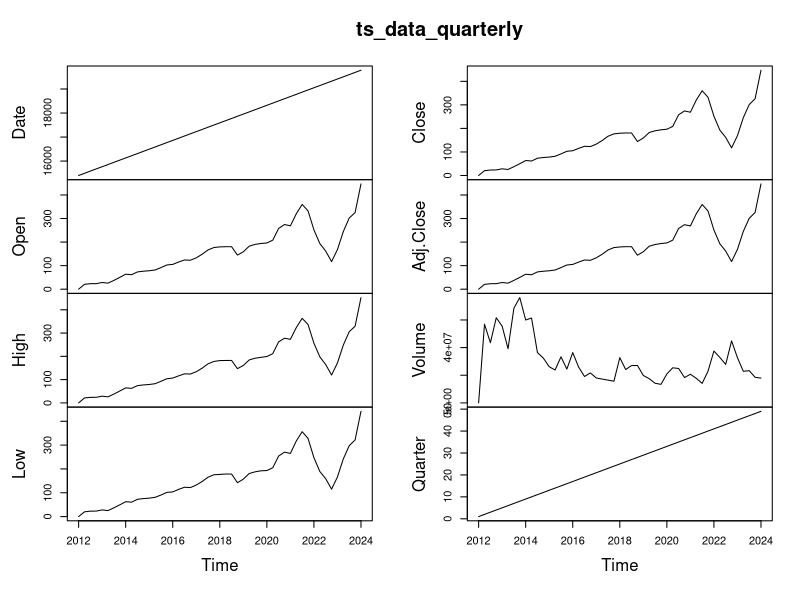
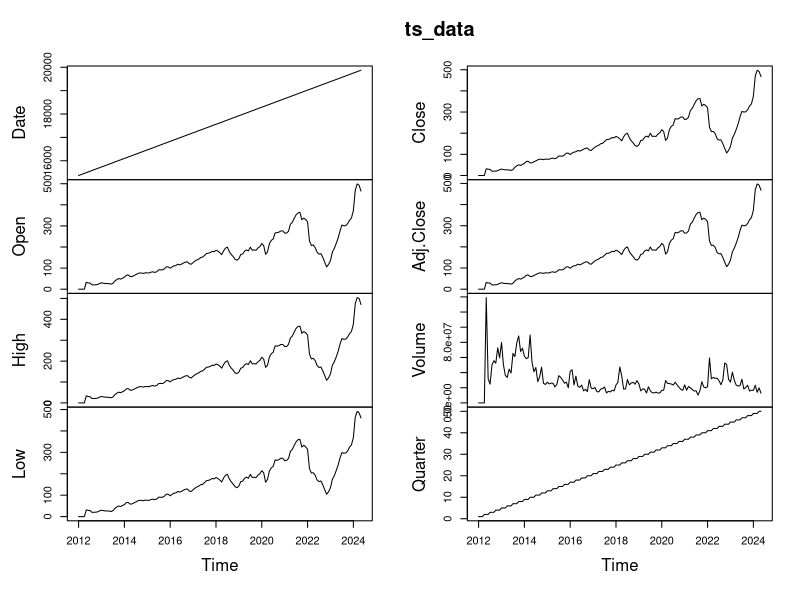
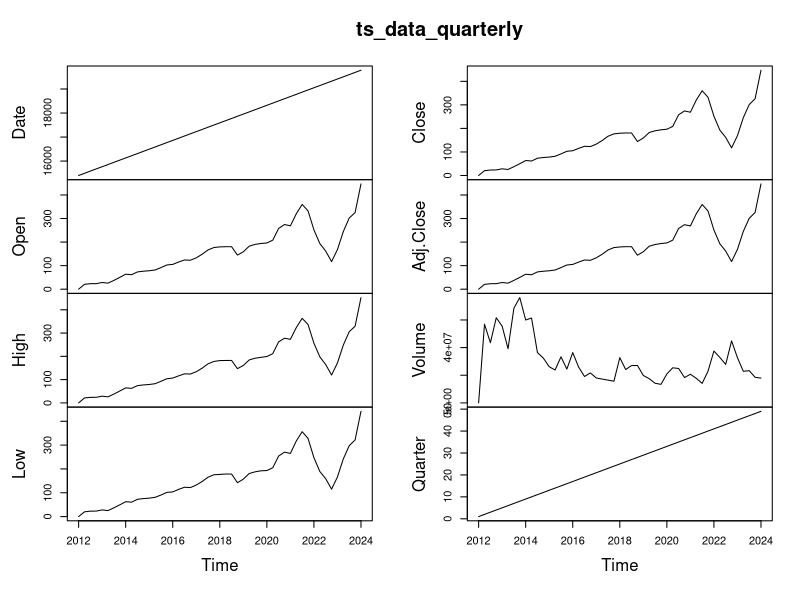
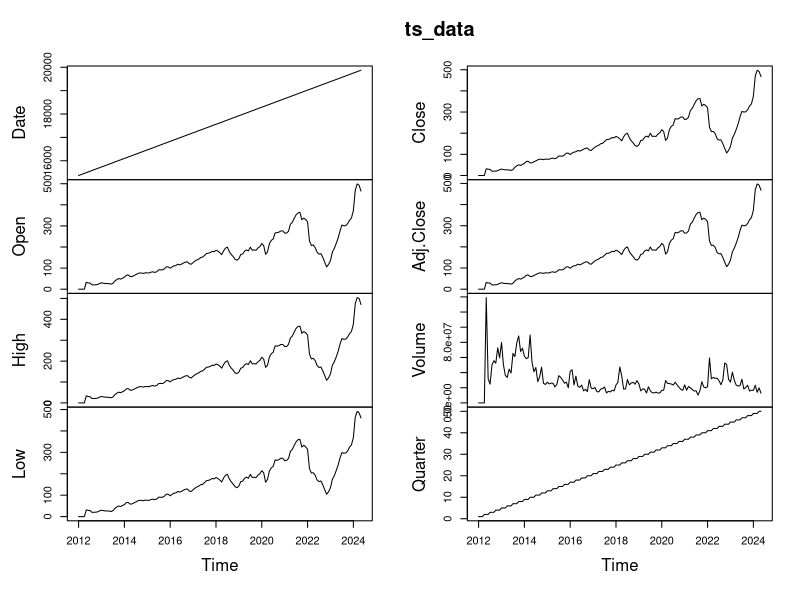
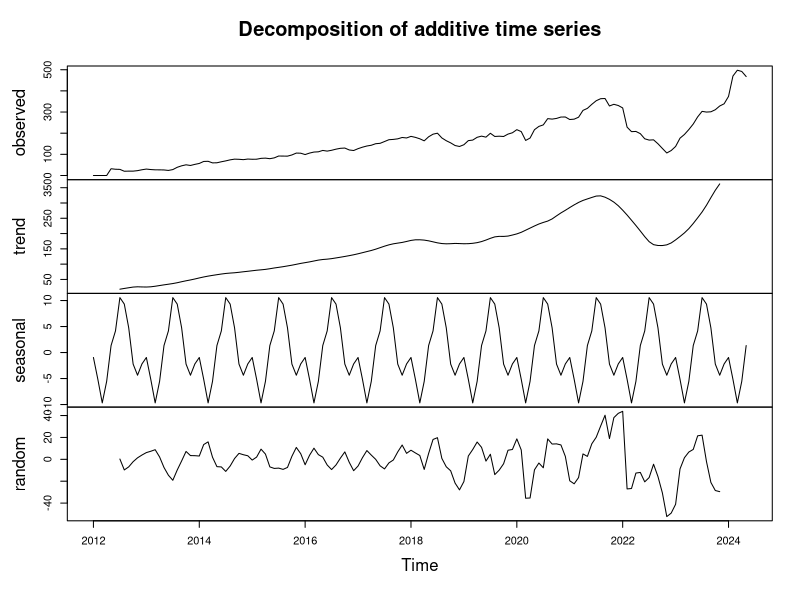
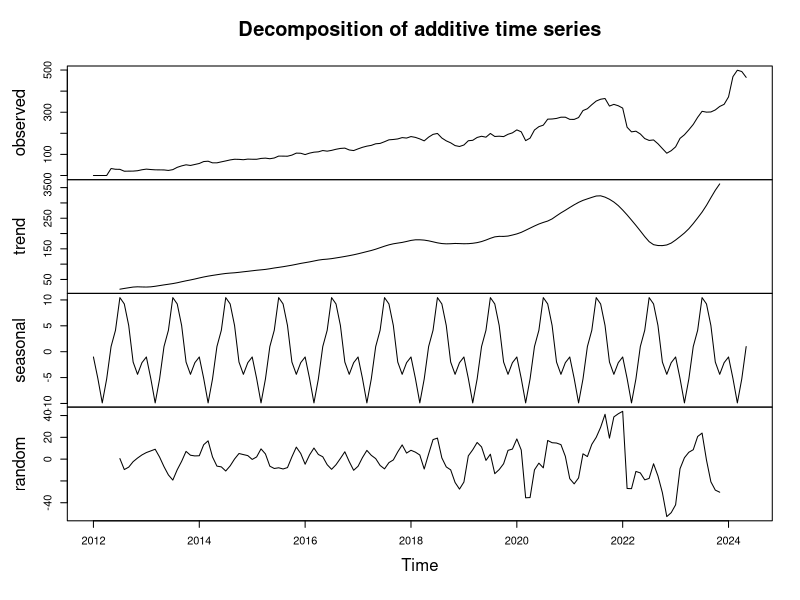
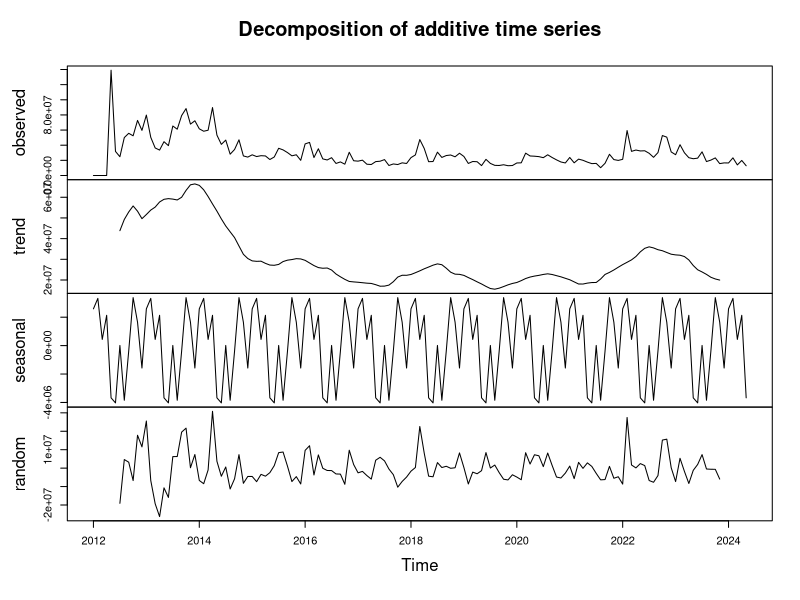
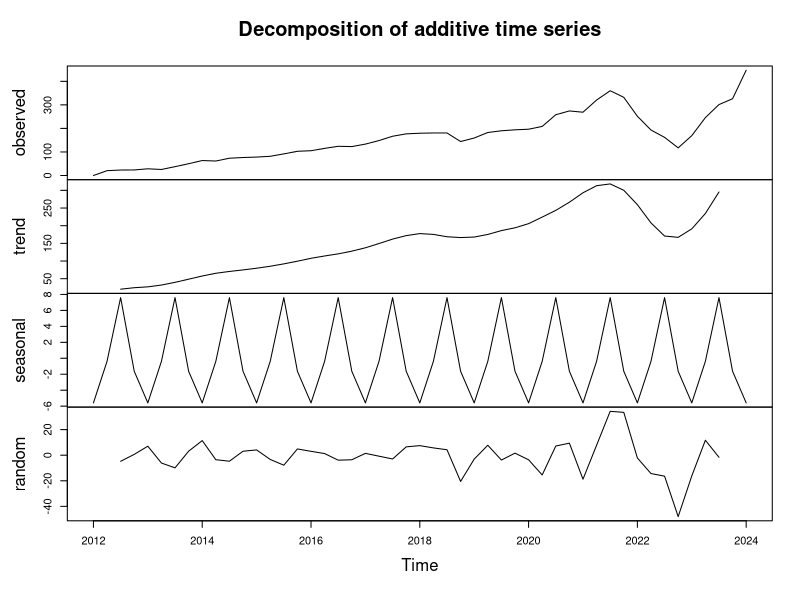

Source code (R) for these figures, in order: (Note: this script raises an error after producing the figures.)
library(tidyverse)
library(lubridate)
library(forecast)
library(gridExtra)
library(ggplot2)
library(dynlm)
library(TTR)
#---------------------------------------------------------------------------

# 1. Manipulace s daty
#   informace o datasetu Meta

# Date - datum den
# Open - Cena otevření
# High - Nejvyšší cena dne
# Low - Nejnižší cena dne
# Close - Cena, kdy se trh uzavíral
# Adj. Close - Zpřesněná uzavírací cena
# Volume - Suma, za kolik se tradovalo v daný den

data <- read.csv("./monthly_averages.csv")

# 1.1 Převod datumu na správný datový typ Date
data <- data %>%
  mutate(Date = as.Date(Date, format="%Y-%m-%d"))

# 1.2 Seřazení podle datumu
data <- data %>%
  arrange(Date) 

# 1.3 Agregace pro kvartály
data <- data %>%
  mutate(Quarter = paste(year(Date), quarter(Date), sep = " Q"))

data


# 1.4 Převedení dat do objektů časových řad

# Měsíc
ts_data <- ts(data, start = c(year(min(data$Date)), month(min(data$Date))), frequency = 12)

# Kvartál
ts_data_quarterly <- aggregate(ts_data, nfrequency=4, FUN=mean) # kvartál

# Složka close - kvartál, rok
ts_data_close <- ts(data$Close, start = c(year(min(data$Date)), month(min(data$Date))), frequency = 12)
ts_data_quarterly_close <- aggregate(ts_data_close, nfrequency=4, FUN=mean)

# Složka open - kvartál, rok
ts_data_open <- ts(data$Open, start = c(year(min(data$Date)), month(min(data$Date))), frequency = 12)
ts_data_quarterly_open <- aggregate(ts_data_open, nfrequency=4, FUN=mean)

# Složka vol - kvartál, rok
ts_data_vol <- ts(data$Volume, start = c(year(min(data$Date)), month(min(data$Date))), frequency = 12)
ts_data_quarterly_vol <- aggregate(ts_data_vol, nfrequency=4, FUN=mean)


# Tabulka do markdownu
ts_data
ts_data_quarterly


plot(ts_data_quarterly)
plot(ts_data)

# 1.5 Popis řady - dát nahoru v markdownu
plot(ts_data_quarterly)
plot(ts_data)

# => podle pohledu aditivní model!

# dekompozice časové řady
decomposed <- decompose(ts_data)

decomp_close <- decompose(ts_data_close)
decomp_open <- decompose(ts_data_open)
decomp_vol <- decompose(ts_data_vol)

decomp_qclose <- decompose(ts_data_quarterly_close, type = "additive")
decomp_qopen <- decompose(ts_data_quarterly_open, type = "additive")
decomp_qvol <- decompose(ts_data_quarterly_vol, type = "additive")


# Vizualizace - dekompozice časové řady
# roční
plot(decomp_close)
plot(decomp_open)
plot(decomp_vol)

# kvartální
plot(decomp_qclose)
plot(decomp_qopen)
plot(decomp_qvol)

# => podle pohledu aditivní model, ale při porovnání s multiplikativním 
# nebyl spatřen významný rozdíl

# => sezoní složka vypadá pravidelně
# => trend je klesající - dlouhodobě

#---------------------------------------------------------------------------

# 1.5 Vyhlazení dat
ts_close <- ts(data$Close, start = c(year(min(data$Date)), month(min(data$Date))), frequency = 12) # ročí - pro hodnotu Close
ts_volume <- ts(data$Volume, start = c(year(min(data$Date)), month(min(data$Date))), frequency = 12) # ročí - pro hodnotu Volume
ts_open <- ts(data$Open, start = c(year(min(data$Date)), month(min(data$Date))), frequency = 12) # ročí - pro hodnotu Open

plot(ts_close)
plot(ts_volume)
plot(ts_open)

# Grafy jedotlivých proměnných s vyhlazením - loess
p1 <- ggplot(data, aes(x = Date, y = Close)) +
  geom_line(color = "blue") +
  geom_smooth(method = "loess", color = "red", se = FALSE, size = 0.5) +
  ggtitle("Close")

p2 <- ggplot(data, aes(x = Date, y = Volume)) +
  geom_line(color = "blue") +
  geom_smooth(method = "loess", color = "red", se = FALSE, size = 0.5) +
  ggtitle("Volume")

p3 <- ggplot(data, aes(x = Date, y = Open)) +
  geom_line(color = "blue") +
  geom_smooth(method = "loess", color = "red", se = FALSE, size = 0.5) +
  ggtitle("Open")

# Zobrazení
grid.arrange(p1, p2, p3, ncol = 1)


#SMA vyrovnání
posun <- 5
sma_close <- SMA(ts_close,n=posun)
sma_volume <- SMA(ts_volume,n=posun)
sma_open <- SMA(ts_open,n=posun)

ggplot(data,aes(x = Date, y = Close))+
  geom_line(color="blue") +
  geom_line(aes(x=Date,y=sma_close, color ="red"))

ggplot(data,aes(x = Date, y = Volume))+
  geom_line(color="blue") +
  geom_line(aes(x=Date,y=sma_volume, color ="red"))

ggplot(data,aes(x = Date, y = Open))+
  geom_line(color="blue") +
  geom_line(aes(x=Date,y=sma_open, color ="red"))

# Jednoduché exponenciální vyrovnání
ses_close <- ses(data$Close)
ses_open <- ses(data$Open)
ses_volume <- ses(data$Volume)

# Nahrání výsledků k půlvodnímu datasetu
data <- data %>%
  mutate(SES_Close = fitted(ses_close),
         SES_Open = fitted(ses_open),
         SES_Volume = fitted(ses_volume))

# Vizualizace
p4 <- ggplot(data, aes(x = Date)) +
  geom_line(aes(y = Close), color = "blue") +
  geom_line(aes(y = SES_Close), color = "purple", size = 1) +
  labs(title = "Close s vyhazením Simple Exponential Smoothing", x = "Date", y = "Close Price")

p5 <- ggplot(data, aes(x = Date)) +
  geom_line(aes(y = Volume), color = "blue") +
  geom_line(aes(y = SES_Volume), color = "purple", size = 1) +
  labs(title = "Volume s vyhlazením Simple Exponential Smoothing", x = "Date", y = "Volume")

p6 <- ggplot(data, aes(x = Date)) +
  geom_line(aes(y = Open), color = "blue") +
  geom_line(aes(y = SES_Open), color = "purple", size = 1) +
  labs(title = "Open Price s vyhlazením Simple Exponential Smoothing", x = "Date", y = "Open Price")

# Zobrazení grafů vedle sebe
grid.arrange(p4, p5, p6, ncol = 1)

#---------------------------------------------------------------------------
# 2. Analýza
# Bod 0 => korelace časové řady sama se sebou, lag 1 = korelace lag 0 s lag 1, který značí posun o 12 měsíců zpět
# v lagu 2 se tedy projeví i nepřímé efekty z lagu 1
# Na rozdíl od toho PACF bere vždy pouze určitý lag v korelaci s časovou řadou (nižší lagy jsou odstraněny, není tam tento nepřímý vliv)
# ACF použiji pro identifikaci trendů a sezónnosti, dále pro modelování ARIMA, kdy mě zajímá jaké zpožděné hodnoty mají vliv
# na hodnoty časové řady
# PACF použiji pro identifikaci vztahů mezi jednotlivými lagy, dále když mají lagy z ACF dlouhý dosah a není tedy čitelné,
# které z nich jsou důležité
# => i pro kvartály - tam je korelace menší

# Autokorelační funkce
lag_max <- 60 #-> 5 let
qlag_max <- 20 #-> 5 let
# ACF a PACF pro 'close'
residual_close <- decomp_close$random
residual_close <- na.omit(residual_close) # Odstranění NA hodnot
acf(residual_close, main="ACF pro close", lag.max=lag_max)
#=> jsou prahové korelace - slabá korelace - v dlouhodobém posunu klesá
pacf(residual_close, lag.max=lag_max)
#=> jsou prahové korelace - slabá korelace - v dlouhodobém posunu klesá

# kvartály
residual_qclose <- decomp_qclose$random
residual_qclose <- na.omit(residual_qclose) # Odstranění NA hodnot
acf(residual_qclose, main="ACF pro close v Q", lag.max=lag_max)
#=> NEjsou prahové korelace - slabá korelace - v dlouhodobém posunu klesá
pacf(residual_qclose, lag.max=qlag_max)
#=> jsou prahové korelace - slabá korelace - v dlouhodobém posunu klesá

# ACF a PACF pro 'open'
residual_open <- decomp_open$random
residual_open <- na.omit(residual_open)
acf(residual_open, main="ACF pro open", lag.max=lag_max)
#=> jsou prahové korelace - slabá korelace, ale vyskytuje se i ve 3. lagu
#- nějaký milník nebo pád
# - v dlouhodobém posunu klesá
pacf(residual_open, lag.max=lag_max)
#=> jsou prahové korelace - slabá korelace - v dlouhodobém posunu klesá

# kvartály
residual_qopen <- decomp_qopen$random
residual_qopen <- na.omit(residual_qopen)
acf(residual_qopen, main="ACF pro open v Q", lag.max=lag_max)
#=> NEjsou prahové korelace - slabá korelace - v dlouhodobém posunu klesá
pacf(residual_qopen, lag.max=qlag_max)
#=> NEjsou prahové korelace - slabá korelace - v dlouhodobém posunu klesá

# ACF a PACF pro 'volume'
residual_volume <- decomp_vol$random
residual_volume <- na.omit(residual_volume)
acf(residual_volume, main="ACF pro volume", lag.max=lag_max)
#=> NEjsou prahové korelace - slabá korelace - v dlouhodobém posunu klesá
pacf(residual_volume, lag.max=lag_max)
#=> NEjsou prahové korelace - slabá korelace - v dlouhodobém posunu klesá

# kvartály
residual_qvol <- decomp_qvol$random
residual_qvol <- na.omit(residual_qvol)
acf(residual_qvol, main="ACF pro volume v Q", lag.max=lag_max)
#=> NEjsou prahové korelace - slabá korelace - v dlouhodobém posunu klesá
pacf(residual_qvol, lag.max=qlag_max)
#=> jsou prahové korelace - 6. kvartál vůči 1. - slabá korelace - v dlouhodobém posunu klesá


# Kroskorelační funkce - pro kvartální srovnání - freq = 12
# -jak spolu ostatní řady souvisí a ovluvňují se navzájem?
# -jelikoz mame frekvenci ts<-12, tak jeden lag je jeden měsíc
# -pro lag=3 ::::> (<3)<--0-->(3>)

Close = ts_data_quarterly[,'Close']
Open = ts_data_quarterly[, 'Open']
High = ts_data_quarterly[, 'High']
Low = ts_data_quarterly[, 'Low']
Volume = ts_data_quarterly[, 'Volume']

lag <- 20 #-> 5 let
par(mfrow=c(4,1))
ccf(Close, Open,na.action =na.pass, lag=lag)
ccf(Close, High,na.action =na.pass, lag=lag)
ccf(Close, Low,na.action =na.pass, lag=lag)
ccf(Volume, Open,na.action =na.pass, lag=lag)

par(mfrow=c(1,1))

#Close&Open,Close&High, Close&Low
# - v krátkodobém lagu existuje vzájemná korelace, v dlouhodobém hledisku však ne

#Volume&Open
# - Na počátku byla vysoká negativí korelace - následně v dlouhodobém 
# horizontu se závislost zmenšuje

#---------------------------------------------------------------------------
#3. Predikce
# 3.1 Lineární model se sezoní složkou

# Model sezónnosti pro Close
model_close <- tslm(ts_close ~ trend + season)
summary(model_close)
model_close$coefficients

# TOHLE DOPSAT
#Y_t = − 2.126 + 2.170*trend + 3.462*season2 + 1.366*season3 + 4.074*season4 + 10.242*season5 + 1.243*season6
#   + 7.046*season7 + 6.559*season8 + 3.180*season9 −2.516*season10 − 3.606*season11 − 3.690*season12
#===> výstup: největšá vliv má sezoní složka 5. měsíce - 10.242* na jednotku
#   druhý: s koeficientem 7.046* na jednotku  - 7. měsíc
#   třetí: 6.559*season8 - 8. měsíc
# podle p-value není ani jedna sezona význmaná

checkresiduals(model_close)
#upozornit: první dva roky byla významná korelace - střední, 
# residua mají přibližně normálí rozdělení

# Model sezónnosti pro Volume
model_volume <- tslm(ts_volume ~ trend + season)
summary(model_volume)

checkresiduals(model_volume)
#upozornit: první dva roky byla významná korelace - střední, 
# residua mají přibližně normálí rozdělení

# Model sezónnosti pro Open
model_open <- tslm(ts_open ~ trend + season)
summary(model_open)

checkresiduals(model_open)
#upozornit: první dva roky byla významná korelace - střední, 
# residua mají přibližně normálí rozdělení

model_qclose <- tslm(ts_data_quarterly_close ~ trend + season)
summary(model_qclose)
checkresiduals(model_qclose)
# Přidat výstupy z residuí

# Predikce na rok
fc_close <- forecast(model_close, h = 12)
fc_open <- forecast(model_open, h = 12)
fc_volume <- forecast(model_volume, h = 12)
fc_qclose <- forecast(model_qclose, h=4)

# Vizualizace výsledků modelu a předpovědi
p7 <- autoplot(fc_close) +
  labs(title = "TSLM Předpověď pro Close Price", x = "Date", y = "Close Price")

p8 <- autoplot(fc_open) +
  labs(title = "TSLM Předpověď pro Open Price", x = "Date", y = "Open Price")

p9 <- autoplot(fc_volume) +
  labs(title = "TSLM Předpověď pro Volume", x = "Date", y = "Volume")

p10 <- autoplot(fc_qclose)+
    labs(title = "TSLM Předpověď pro Q Close", x = "Date", y = "Close Price")

# Zobrazení grafů vedle sebe
grid.arrange(p7, p8, p9, p10, ncol = 1)

#---------------------------------------------------------------------------
# 3.2 SARIMA

# Roční close
sarima_close <- auto.arima(ts_close, seasonal=TRUE)
fitted_values_close <- fitted(sarima_close)

summary(sarima_close)
# Optimali ARIMA model: ARIMA(2,1,2)
# => AR - využíváme 2 předchozí hodnoty časové řady k predikci současné hodnoty
# => I - Diference: data byly jednou diferencovaná  kvůli stacionaritě
# => MA - zohledňuje dvě předchozí chyby (rezidua) k predikci současné hodnoty
# => Drift - trend v modelu - konstanta

# ar - autoregresní koefeicienty
# ma - koeficienty klouzavého průměru


predict_sarima_close <- forecast(fitted_values_close, h=12)

ps1 <- autoplot(ts_close, series="Vstupní data")+
  autolayer(predict_sarima_close , series="Predikce SARIMA - close")+
  labs(title = "SARIMA - Předpověď pro Close", x = "Date", y = "Close")


# Roční open
sarima_open <- auto.arima(ts_open, seasonal=TRUE)
fitted_values_open <- fitted(sarima_open)

summary(sarima_open)
# ARIMA(3,1,3) with drift
checkresiduals(sarima_open) # test zda je korelace nulová v residuí
predict_sarima_open <- forecast(fitted_values_open, h=12)

ps2 <- autoplot(ts_open, series="Vstupní data")+
  autolayer(predict_sarima_open , series="Predikce SARIMA - open")+
  labs(title = "SARIMA - Předpověď pro Open", x = "Date", y = "Open")


# Roční volume
sarima_volume <- auto.arima(ts_volume, seasonal=TRUE)
fitted_values_volume <- fitted(sarima_volume)
summary(sarima_volume)
# ARIMA(0,1,1) 

predict_sarima_volume <- forecast(fitted_values_volume, h=12)

ps3 <- autoplot(ts_volume, series="Vstupní data")+
  autolayer(predict_sarima_volume , series="Predikce SARIMA - volume")+
  labs(title = "SARIMA - Předpověď pro Volume", x = "Date", y = "Volume")


# SARIMA kvartál close
sarima_qclose <- auto.arima(ts_data_quarterly_close, seasonal=TRUE)

# Vypočítané hodnoty modelem
fitted_values_qclose <- fitted(sarima_qclose)
pred_q_sarima_close <- forecast(sarima_model, h=4)

# Vizualizace
ps4 <- autoplot(ts_data_quarterly_close, series="Vstupní data")+
  autolayer(pred_q_sarima_close, series="Predikce SARIMA - Q close")+
  labs(title = "SARIMA - Předpověď pro Q Close", x = "Date", y = "Close")

grid.arrange(ps1, ps2, ps3, ps4, ncol = 1)

#---------------------------------------------------------------------------
# 3.3 ETS

# Roční Close
ets_model_close <- ets(ts_close)
ets_fitted_close <- fitted(ets_model_close)
ets_pred_close <- forecast(ets_fitted_close,h=12)

pe1 <- autoplot(ts_close, series="Vstupní data") +
  autolayer(ets_pred_close  , series="Predikce Close")+
  labs(title = "ETS - Předpověď pro Close", x = "Date", y = "Close")

# Roční Open
ets_model_open <- ets(ts_open, model="AAA")
ets_fitted_open <- fitted(ets_model_open)
ets_pred_open <- forecast(ets_fitted_open,h=12)

pe2 <- autoplot(ts_open, series="Vstupní data") +
  autolayer(ets_pred_open  , series="Predikce Open") +
  labs(title = "ETS - Předpověď pro Open", x = "Date", y = "Open")


# Roční Volume
ets_model_volume <- ets(ts_volume, model="AAA")
ets_fitted_volume <- fitted(ets_model_volume)
ets_pred_volume <- forecast(ets_fitted_volume,h=12)

pe3 <- autoplot(ts_volume, series="Vstupní data") +
  autolayer(ets_pred_volume  , series="Predikce Volume") + 
  labs(title = "ETS - Předpověď pro Volume", x = "Date", y = "Volume")


# Close Q

ets_model_qclose <- ets(ts_data_quarterly_close, model="AAA") # změna na automatickou volbu modelu
ets_fitted_qclose <-fitted(ets_model_qclose)
ets_pred_qclose <- forecast(ets_fitted_qclose, h=4)

# ETS - vizualizace
pe4 <- autoplot(ts_data_quarterly_close, series="Vstupní data") +
  autolayer(ets_pred_qclose , series="Fitted data") +
  labs(title = "ETS - Předpověď pro Q Close", x = "Date", y = "Q Close")

grid.arrange(pe1, pe2, pe3, pe4, ncol = 1)

#---------------------------------------------------------------------------
# 4. Porovnání jednotlivých modelů

# Vyhodnocení modelů
res <- data.frame(
  Model = c('Linear model','SARIMA', 'ETS'),
  'AIC Close' = c(AIC(model_close),AIC(sarima_close),AIC(ets_model_close)),
  'AIC Open' = c(AIC(model_open),AIC(sarima_open),AIC(ets_model_open)),
  'AIC Volume' = c(AIC(model_volume),AIC(sarima_volume),AIC(ets_model_volume)),
  'AIC Q_Close' = c(AIC(model_qclose),AIC(sarima_qclose),AIC(ets_model_qclose))
)

res

res_matrix <- t(as.matrix(res[, -1]))

# Vytvoření barplotu
barplot(res_matrix, beside = TRUE, 
        names.arg = res$Model, 
        col = c("orange", "blue", "green", "red"),
        legend.text = colnames(res)[2:5],
        args.legend = list(x = "topleft"),
        main = "AIC Comparison Across Different Models", 
        ylab = "AIC Values",)


# 5. Závěr
#ETS model má vyšší hodnoty AIC ve srovnání s SARIMA modelem, což naznačuje, že není tak přesný. 
#Zvláště u proměnných Volume a kvartální Close má velmi vysoké hodnoty AIC, což znamená, 
#že se méně hodí k modelování těchto časových řad. Pro proměnné Close a Open je ETS horší než SARIMA, 
#ale lepší než lineární model. ETS model může mít problém dobře zachytit strukturu proměnných ve tvých datech, 
#proto, že nezachycuje nelineární změny tak efektivně jako SARIMA.

#---------------------------------------------------------------------------
